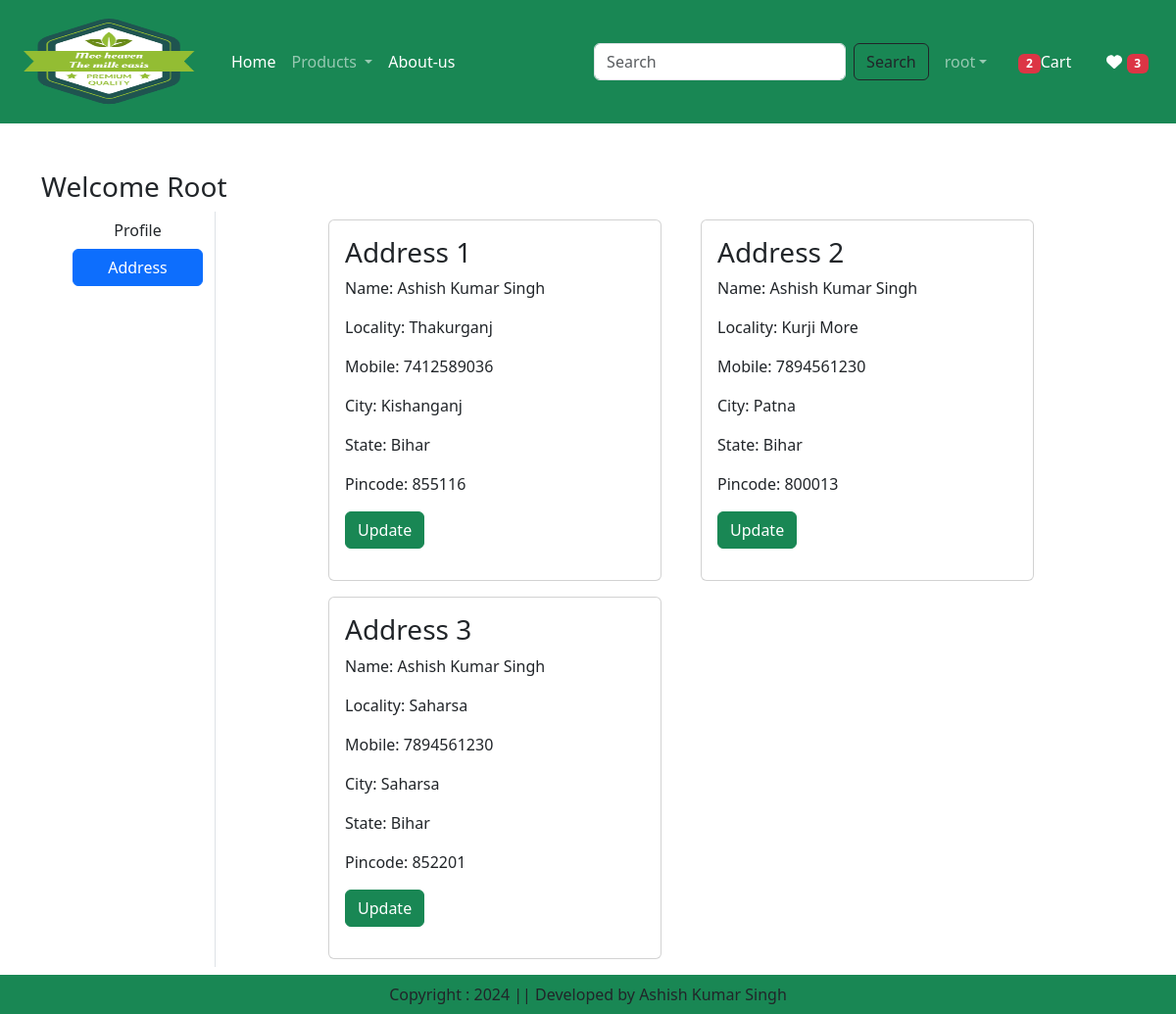
Page /address/ (signed in) on the earlier database version.
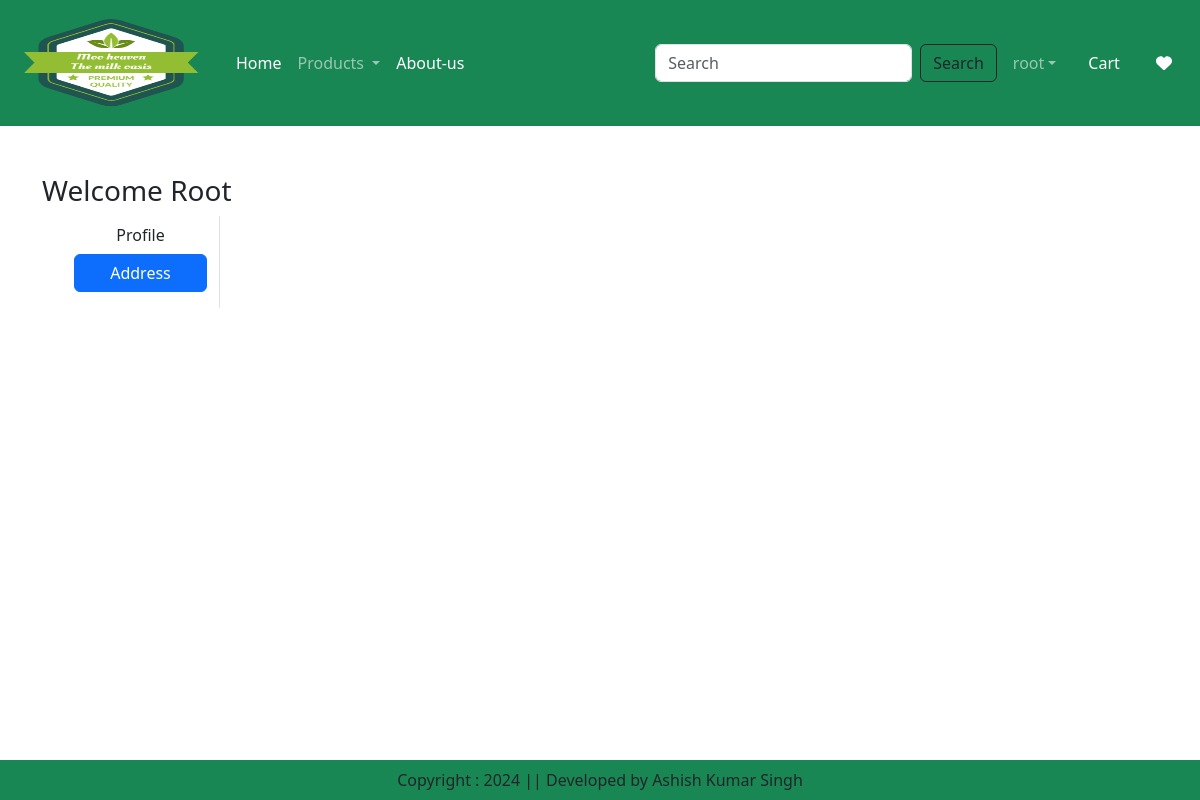
Same page on the later database version.
### app/models.py (models this page shows, shortened)
class Customer(models.Model):
    user = models.ForeignKey(User, on_delete=models.CASCADE)
    name = models.CharField(max_length=200)
    locality = models.CharField(max_length=200)
    city = models.CharField(max_length=100)
    mobile = models.IntegerField(default=0)
    zipcode = models.IntegerField()
    state = models.CharField(choices=STATE_CHOICES,max_length=200)

### app/views.py (the view)
# urls.py: path('address/',views.address,name="address"),
@login_required
def address(request):
    add = Customer.objects.filter(user = request.user)
    wishItem=0
    totalItem = 0
    if request.user.is_authenticated:
        totalItem = len(Cart.objects.filter(user=request.user))
        wishItem = len(Wishlist.objects.filter(user=request.user))
    return render(request,"app/address.html",locals())

### app/templates/app/address.html (shortened to what this page needs)
{% extends "app/base.html" %}
{% load static %}
{% block main-content %}
<div class="container my-5">
    <div class="row">
        <h3>Welcome <span class="text-capitalize">{{ request.user }}</span></h3>
        <div class="col-sm-2 border-end">
            <ul class="list-unstyle">
                <li class="d-grid"><a href="{% url 'profile' %}" class="btn ">Profile</a></li>
                <li class="d-grid"><a href="{% url 'address' %}" class="btn btn-primary">Address</a></li>
            </ul>
        </div>
        <div class="col-sm-8 offset-sm-1">
            <div class="row">
                {% for ad in add %}
                    <div class="col-sm-6">
                        <div class="card m-2">
                            <div class="card-body">
                                <h3>Address {{ forloop.counter }}</h3>
                                <p>Name: {{ ad.name }}</p>
                                <p>Locality: {{ ad.locality }}</p>
                                <p>Mobile: {{ ad.mobile }}</p>
                                <p>City: {{ ad.city }}</p>
                                <p>State: {{ ad.state }}</p>
                                <p>Pincode: {{ ad.zipcode }}</p>
                                <p class=""text-center><a href="{%url 'updateAddress' pk=ad.id %}" type="button" class="btn btn-success">Update</a></p>
                            </div>
                        </div>
                    </div>
                {% endfor %}
            </div>
        </div>
    </div>
</div>
{% endblock main-content %}

### app/templates/app/base.html (shortened to what this page needs)
<!doctype html>
{% load static %}
<html lang="en">
  <head>
    <link href="https://cdn.jsdelivr.net/npm/bootstrap@5.3.3/dist/css/bootstrap.min.css" rel="stylesheet">
    <link rel = "stylesheet" href = "{% static 'app/css/owl.carousel.min.css' %}">
    <link rel = "stylesheet" href = "{% static 'app/css/all.min.css' %}">
    <link rel = "stylesheet" href = "{% static 'app/css/style.css' %}">
  </head>
  <body>
    <nav class="navbar navbar-expand-lg navbar-dark bg-success">
      <div class="container-fluid">
        <a class="navbar-brand" href="/">
          <img src="{% static 'app/images/logo2.png' %}" alt="Logo" width="200" height="100"></a>
        <div class="collapse navbar-collapse" id="navbarSupportedContent">
          <ul class="navbar-nav me-auto mb-2 mb-lg-0">
            {% if request.user.is_authenticated %}
            <li class="nav-item">
              <a class="nav-link active" aria-current="page" href="/">Home</a>
            </li>
            <li class="nav-item dropdown">
              <a class="nav-link dropdown-toggle" href="#" role="button" data-bs-toggle="dropdown" aria-expanded="false">
                Products
              </a>
            <li class="nav-item">
              <a class="nav-link text-white" href="{% url 'about' %}">About-us</a>
            </li>
          </ul>
          <form class="d-flex" role="search" action="/search/">
            <input class="form-control me-2" type="search" placeholder="Search" aria-label="Search" name="search">
            <button class="btn btn-outline-dark" type="submit">Search</button>
          </form>
        </div>
        <ul class="navbar-nav me-auto mb-2 mb-lg-0">
          <li class="nav-item dropdown mx-2">
            <a class="nav-link dropdown-toggle" href="#" role="button" data-bs-toggle="dropdown" aria-expanded="false">{{request.user}}</a>
          </li>
          <li class="nav-item mx-2">
            <a class="nav-link text-white" href="{% url 'showcart' %}"><span class="badge bg-danger">{% if totalItem > 0 %}{{totalItem}}{% endif %}</span>Cart&nbsp;</a>
          </li>
          <li class="nav-item mx-2">
            <a class="nav-link text-white" href="{% url 'wishlists' %}"><i class="fa fa-heart"></i> <span class="badge bg-danger">{% if wishItem > 0 %}{{wishItem}}{% endif %}</span></a>
          </li>
          {% else %}
          <li class="nav-item mx-2">
            <p class="nav-link text-white"><a style="text-decoration:none;color:white;"  href="{% url 'login' %}">Login</a>/<a style="text-decoration:none;color:white;" href="{% url 'customer-registration' %}">Register</a></p>
          </li>
          {% endif %}
        </ul>
      </div>
    </nav>
    {% block main-content %}{% endblock main-content %}
    <footer class="container-fluid fixed-bottom bg-success text-center p-2 mt-5">
      Copyright : 2024 || Developed by Ashish Kumar Singh
    </footer>
  </body>
</html>

Differences in the rows shown:
removed Customer: name "Ashish Kumar Singh", locality "Thakurganj", mobile "7412589036", city "Kishanganj", state "Bihar", zipcode "855116"
removed Customer: name "Ashish Kumar Singh", locality "Kurji More", mobile "7894561230", city "Patna", state "Bihar", zipcode "800013"
removed Customer: name "Ashish Kumar Singh", locality "Saharsa", mobile "7894561230", city "Saharsa", state "Bihar", zipcode "852201"
Other differences:
{{ totalItem }}: "2" → (not shown)
{{ wishItem }}: "3" → (not shown)
